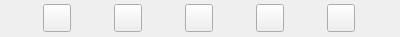
<?xml version="1.0" encoding="UTF-8"?>
<ui version="4.0">
 <class>FileActionBarWidgetClass</class>
 <widget class="QFrame" name="FileActionBarWidgetClass">
  <property name="geometry">
   <rect>
    <x>0</x>
    <y>0</y>
    <width>400</width>
    <height>37</height>
   </rect>
  </property>
  <property name="sizePolicy">
   <sizepolicy hsizetype="Expanding" vsizetype="Preferred">
    <horstretch>0</horstretch>
    <verstretch>0</verstretch>
   </sizepolicy>
  </property>
  <property name="minimumSize">
   <size>
    <width>0</width>
    <height>0</height>
   </size>
  </property>
  <property name="windowTitle">
   <string>Form</string>
  </property>
  <property name="styleSheet">
   <string notr="true"/>
  </property>
  <layout class="QHBoxLayout" name="horizontalLayout">
   <property name="spacing">
    <number>0</number>
   </property>
   <property name="leftMargin">
    <number>0</number>
   </property>
   <property name="topMargin">
    <number>0</number>
   </property>
   <property name="rightMargin">
    <number>0</number>
   </property>
   <property name="bottomMargin">
    <number>0</number>
   </property>
   <item>
    <widget class="VxPushButton" name="m_PlayFileButton">
     <property name="minimumSize">
      <size>
       <width>28</width>
       <height>28</height>
      </size>
     </property>
     <property name="maximumSize">
      <size>
       <width>28</width>
       <height>28</height>
      </size>
     </property>
     <property name="text">
      <string/>
     </property>
     <property name="iconSize">
      <size>
       <width>28</width>
       <height>28</height>
      </size>
     </property>
    </widget>
   </item>
   <item>
    <widget class="VxPushButton" name="m_PlayExternallyButton">
     <property name="minimumSize">
      <size>
       <width>28</width>
       <height>28</height>
      </size>
     </property>
     <property name="maximumSize">
      <size>
       <width>28</width>
       <height>28</height>
      </size>
     </property>
     <property name="text">
      <string/>
     </property>
     <property name="iconSize">
      <size>
       <width>28</width>
       <height>28</height>
      </size>
     </property>
    </widget>
   </item>
   <item>
    <widget class="VxPushButton" name="m_FileInLibraryButton">
     <property name="minimumSize">
      <size>
       <width>28</width>
       <height>28</height>
      </size>
     </property>
     <property name="maximumSize">
      <size>
       <width>28</width>
       <height>28</height>
      </size>
     </property>
     <property name="text">
      <string/>
     </property>
     <property name="iconSize">
      <size>
       <width>28</width>
       <height>28</height>
      </size>
     </property>
    </widget>
   </item>
   <item>
    <widget class="VxPushButton" name="m_FileShareButton">
     <property name="minimumSize">
      <size>
       <width>28</width>
       <height>28</height>
      </size>
     </property>
     <property name="maximumSize">
      <size>
       <width>28</width>
       <height>28</height>
      </size>
     </property>
     <property name="text">
      <string/>
     </property>
     <property name="iconSize">
      <size>
       <width>28</width>
       <height>28</height>
      </size>
     </property>
    </widget>
   </item>
   <item>
    <widget class="VxPushButton" name="m_ShredFileButton">
     <property name="minimumSize">
      <size>
       <width>28</width>
       <height>28</height>
      </size>
     </property>
     <property name="maximumSize">
      <size>
       <width>28</width>
       <height>28</height>
      </size>
     </property>
     <property name="text">
      <string/>
     </property>
     <property name="iconSize">
      <size>
       <width>28</width>
       <height>28</height>
      </size>
     </property>
    </widget>
   </item>
  </layout>
 </widget>
 <customwidgets>
  <customwidget>
   <class>VxPushButton</class>
   <extends>QPushButton</extends>
   <header>VxPushButton.h</header>
  </customwidget>
 </customwidgets>
 <resources/>
 <connections/>
</ui>
